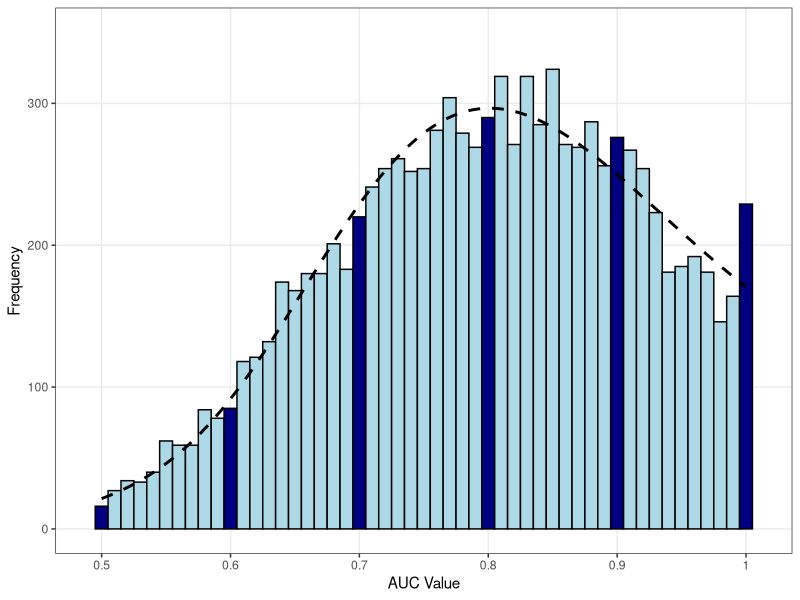
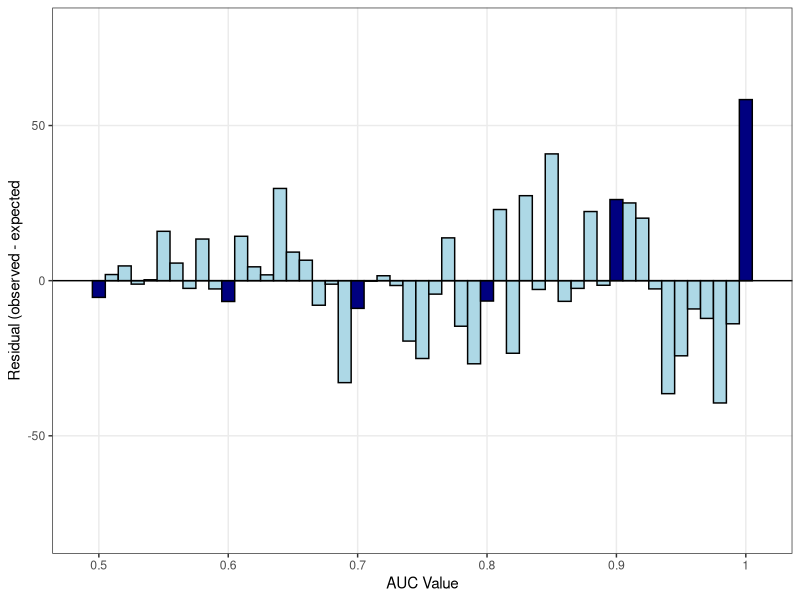
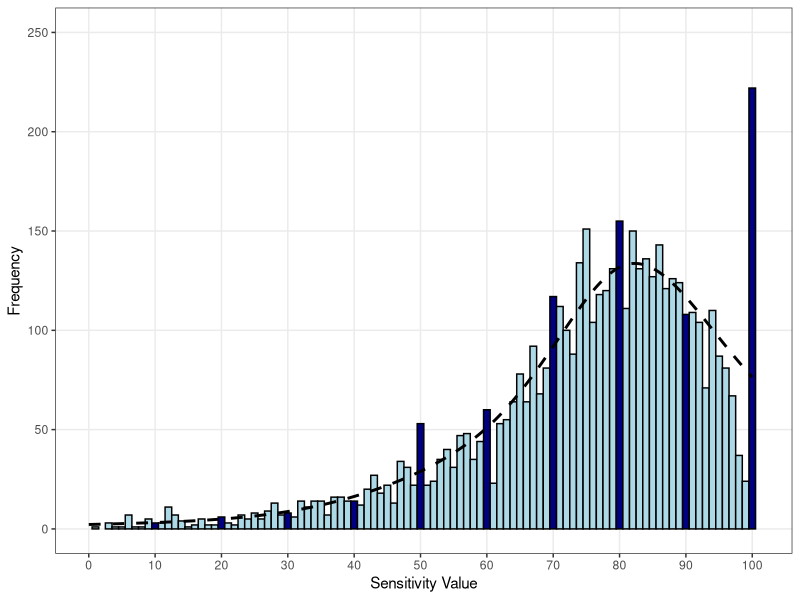
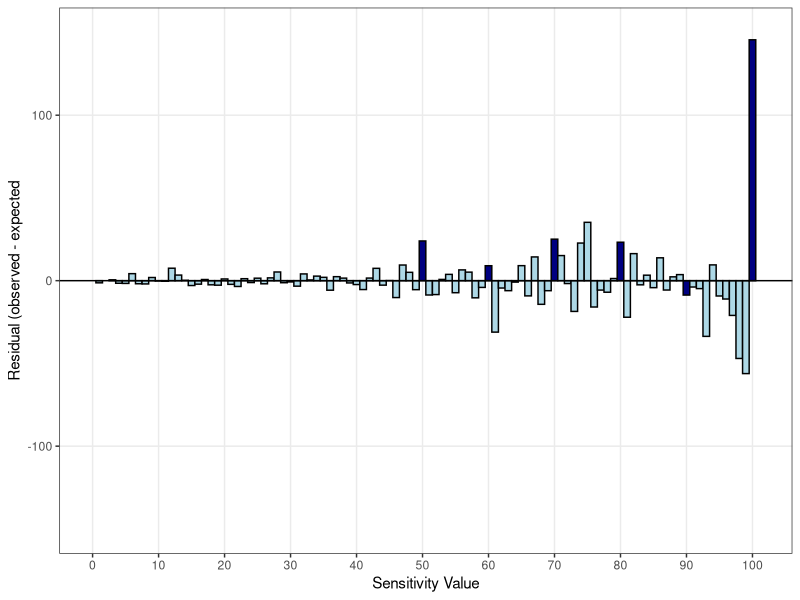
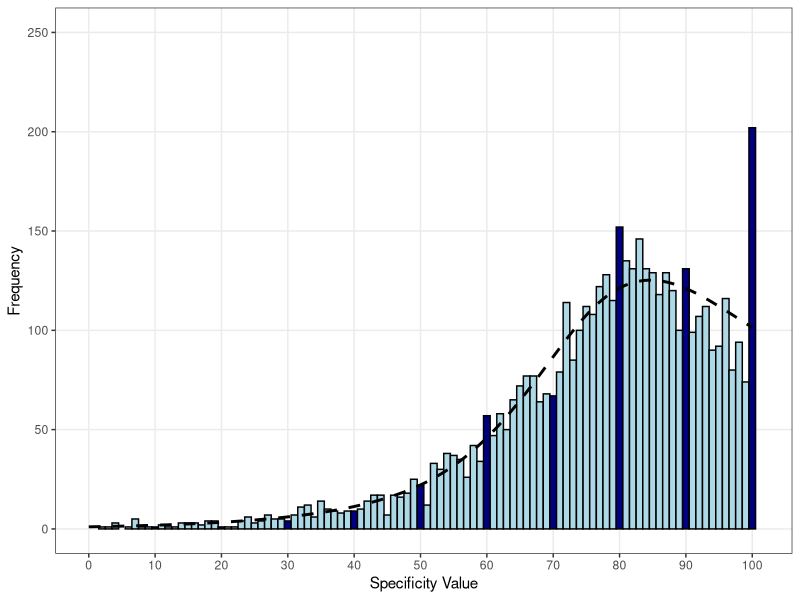
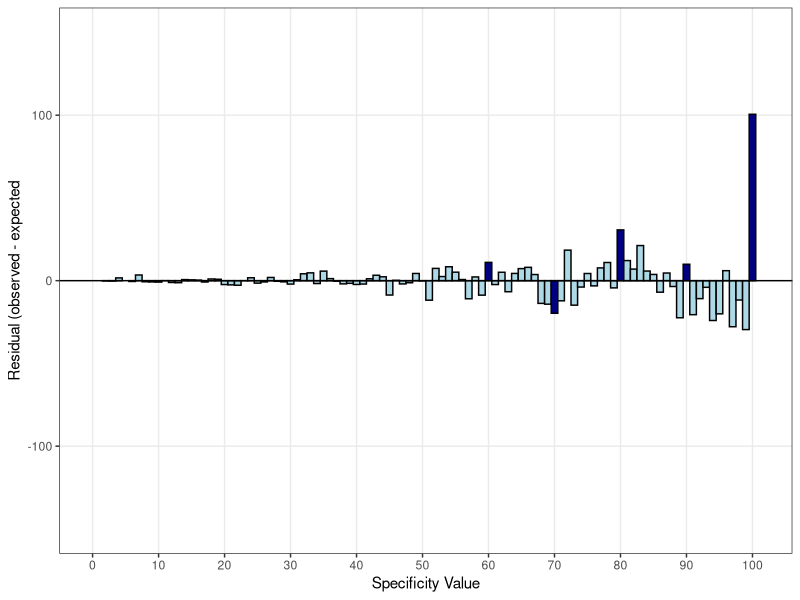
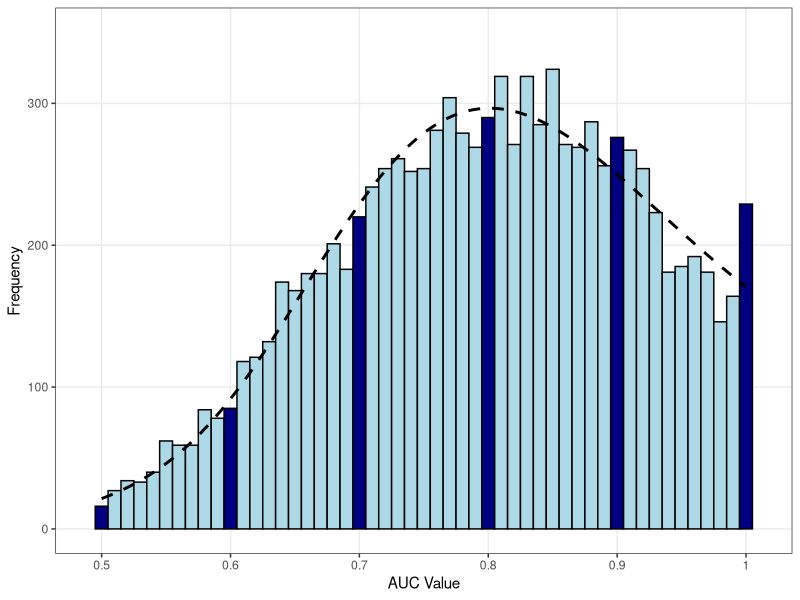
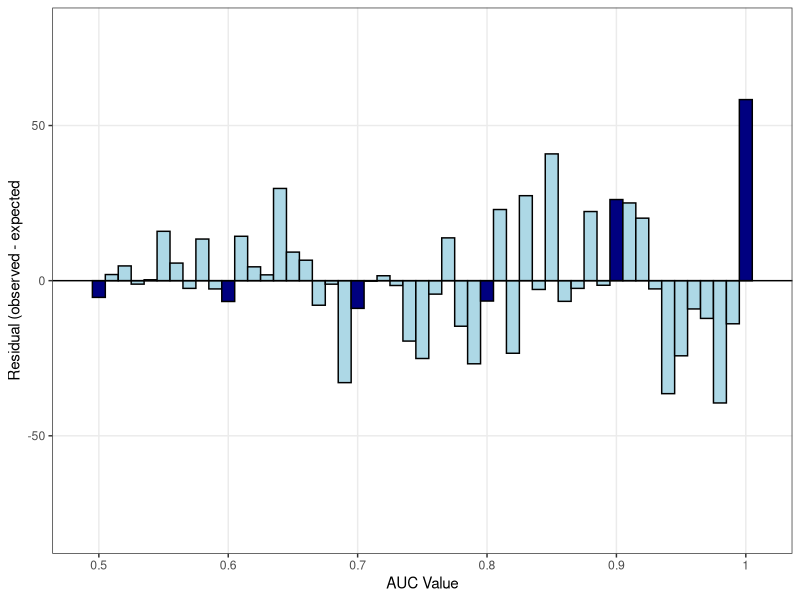

Write R code to recreate these figures, in order.
# 10_analysis.R

# libraries
library(tidyverse)
library(splines)
library(patchwork)

# import the cleaned data from 09_claude_validate.R
plot_data <- read.csv(file = "02_data/plot_data.csv")


# get summary data
# number of articles
length(unique(plot_data$doi))

# number of auc values
plot_data %>% 
  filter(auc != "NA") %>% 
  nrow()

# number of articles that reported a sensitivity value
plot_data %>% filter(sens != "NA") %>% 
  distinct(doi)
# number of sensitivity values
plot_data %>% filter(sens != "NA") %>% nrow()

# number of articles that reported a specificity value
plot_data %>% filter(spec != "NA") %>% 
  distinct(doi)
# number of sensitivity values
plot_data %>% filter(spec != "NA") %>% nrow()


# check if any AUC values were outside of the confidence intervales
auc_ci_check <- plot_data %>% filter(!is.na(auc_ci_low) & !is.na(auc_ci_upper)) %>% 
  mutate(ci_check = auc < auc_ci_upper & auc > auc_ci_low)

# see how many articles reported both lower and upper CI intervals
length(unique(auc_ci_check$doi))

# see how many auc values see how many auc val# see how many auc values were outside of the confidence intervals
table(auc_ci_check$ci_check)




# AUC in single units
auc_to_plot = mutate(plot_data, 
                 auc = as.numeric(auc),
                 auc_cut = cut(auc, breaks = seq(0,1,0.01)),
                 num = as.numeric(auc_cut)) %>%
  group_by(auc_cut, num) %>%
  tally() %>%
  ungroup()


# Fit the three models
fit2 <- glm(n ~ ns(num, df = 2), data = auc_to_plot, family = poisson)
fit3 <- glm(n ~ ns(num, df = 3), data = auc_to_plot, family = poisson)
fit4 <- glm(n ~ ns(num, df = 4), data = auc_to_plot, family = poisson)

# Build a prediction grid
pred_grid <- data.frame(num = seq(50, 100, length.out = 200))
pred_grid$df2 <- predict(fit2, newdata = pred_grid, type = "response")
pred_grid$df3 <- predict(fit3, newdata = pred_grid, type = "response")
pred_grid$df4 <- predict(fit4, newdata = pred_grid, type = "response")

# check the fit of the three splines
round(AIC(fit2, fit3, fit4), digits = 1)

# Reshape to long format so we get a legend
pred_long <- pivot_longer(pred_grid, cols = c(df2, df3, df4),
                          names_to = "df", values_to = "fit")

# make the auc distribution plot
auc_plot <- ggplot(data = auc_to_plot, aes(x = num, y = n)) +
  geom_bar(aes(fill = num %in% c(50, 60, 70, 80, 90, 100)),
           stat = 'identity', width = 1, colour = "black") +
  scale_fill_manual(values = c("TRUE" = "navy", "FALSE" = "lightblue"), guide = "none") +
  geom_line(data = pred_grid, aes(x = num, y = df4), linewidth = 1, linetype = "dashed") +
  xlab('AUC Value') +
  ylab('Frequency') +
  scale_x_continuous(limits = c(49, 101),
                     breaks = c(50, 60, 70, 80, 90, 100),
                     labels = c(0.5, 0.6, 0.7, 0.8, 0.9, 1.0)) +
  scale_y_continuous(limits = c(0, 350))+
  theme_bw() +
  theme(panel.grid.minor = element_blank())


# check the plot
auc_plot

# save the plot
ggsave(plot = auc_plot,
       width = 12,
       height = 10,
       dpi = 500,
       filename = "03_figures/auc_distribution.jpg")



# calculate and plot the residuals
# Get residuals - several types available
auc_res_to_plot <- auc_to_plot %>%
  mutate(
    fitted = predict(fit4, newdata = ., type = "response"),
    resid_raw = n - fitted)

# Bar plot of residuals
resid_plot <- ggplot(auc_res_to_plot, aes(x = num, y = resid_raw)) +
  geom_bar(aes(fill = num %in% c(50, 60, 70, 80, 90, 100)),
           stat = "identity", width = 1, colour = "black") +
  scale_fill_manual(values = c("TRUE" = "navy", "FALSE" = "lightblue"), guide = "none") +
  geom_hline(yintercept = 0, linewidth = 0.5) +
  xlab("AUC Value") +
  ylab("Residual (observed - expected") +
  scale_x_continuous(limits = c(49, 101),
                     breaks = c(50, 60, 70, 80, 90, 100),
                     labels = c(0.5, 0.6, 0.7, 0.8, 0.9, 1.0)) +
  scale_y_continuous(limits = c(-80, 80)) +
  theme_bw() +
  theme(panel.grid.minor = element_blank())

# check the plot
resid_plot

# save the plot
ggsave(plot = resid_plot,
       width = 12,
       height = 10,
       dpi = 500,
       filename = "03_figures/auc_residuals.jpg")










# now for the data that is here plot the sensitivity in a distribution
# sens in single units
sens_to_plot = mutate(plot_data, 
                     sens = as.numeric(sens),
                     sens_cut = cut(sens, breaks = seq(0,100,1)),
                     num = as.numeric(sens_cut)) %>%
  group_by(sens_cut, num) %>%
  tally() %>%
  ungroup()


# Fit the three models
sens_fit2 <- glm(n ~ ns(num, df = 2), data = sens_to_plot, family = poisson)
sens_fit3 <- glm(n ~ ns(num, df = 3), data = sens_to_plot, family = poisson)
sens_fit4 <- glm(n ~ ns(num, df = 4), data = sens_to_plot, family = poisson)
sens_fit5 <- glm(n ~ ns(num, df = 5), data = sens_to_plot, family = poisson)
sens_fit6 <- glm(n ~ ns(num, df = 6), data = sens_to_plot, family = poisson)

# Build a prediction grid
sens_pred_grid <- data.frame(num = seq(0, 100, length.out = 200))
sens_pred_grid$df2 <- predict(sens_fit2, newdata = sens_pred_grid, type = "response")
sens_pred_grid$df3 <- predict(sens_fit3, newdata = sens_pred_grid, type = "response")
sens_pred_grid$df4 <- predict(sens_fit4, newdata = sens_pred_grid, type = "response")
sens_pred_grid$df5 <- predict(sens_fit5, newdata = sens_pred_grid, type = "response")
sens_pred_grid$df6 <- predict(sens_fit6, newdata = sens_pred_grid, type = "response")

# check AIC 
round(AIC(sens_fit2, sens_fit3, sens_fit4, sens_fit5, sens_fit6), digits = 1) # df4 is best fit


# Reshape to long format so we get a legend
sens_pred_long <- pivot_longer(sens_pred_grid, cols = c(df2, df3, df4),
                          names_to = "df", values_to = "fit")

# create the distribution for the sensitivity
sens_plot <- ggplot(data = sens_to_plot, aes(x = num, y = n)) +
  geom_bar(aes(fill = num %in% c(0, 10, 20, 30, 40, 50, 60, 70, 80, 90, 100)),
           stat = 'identity', width = 1, colour = "black") +
  scale_fill_manual(values = c("TRUE" = "navy", "FALSE" = "lightblue"), guide = "none") +
  geom_line(data = sens_pred_grid, aes(x = num, y = df5), linewidth = 1, linetype = "dashed") +
  xlab('Sensitivity Value') +
  ylab('Frequency') +
  scale_x_continuous(limits = c(0, 101),
                     breaks = c(0, 10, 20, 30, 40, 50, 60, 70, 80, 90, 100),
                     labels = c(0, 10, 20, 30, 40, 50, 60, 70, 80, 90, 100)) +
  scale_y_continuous(limits = c(0, 250)) +
  theme_bw() +
  theme(panel.grid.minor = element_blank())

# check the plot
sens_plot

# save the plot
ggsave(plot = sens_plot,
       width = 12,
       height = 10,
       dpi = 500,
       filename = "03_figures/sens_distribution.jpg")




# calculate and plot the residuals
# Get residuals - several types available
sens_res_to_plot <- sens_to_plot %>%
  mutate(
    fitted = predict(sens_fit5, newdata = ., type = "response"),
    resid_raw = n - fitted)

# Bar plot of residuals
sens_resid_plot <- ggplot(sens_res_to_plot, aes(x = num, y = resid_raw)) +
  geom_bar(aes(fill = num %in% c(50, 60, 70, 80, 90, 100)),
           stat = "identity", width = 1, colour = "black") +
  scale_fill_manual(values = c("TRUE" = "navy", "FALSE" = "lightblue"), guide = "none") +
  geom_hline(yintercept = 0, linewidth = 0.5) +
  xlab("Sensitivity Value") +
  ylab("Residual (observed - expected") +
  scale_x_continuous(limits = c(0, 101),
                     breaks = c(0, 10, 20, 30, 40, 50, 60, 70, 80, 90, 100),
                     labels = c(0, 10, 20, 30, 40, 50, 60, 70, 80, 90, 100)) +
  scale_y_continuous(limits = c(-150, 150)) +
  theme_bw() +
  theme(panel.grid.minor = element_blank())

# check the plot
sens_resid_plot

# save the plot
ggsave(plot = sens_resid_plot,
       width = 12,
       height = 10,
       dpi = 500,
       filename = "03_figures/sens_residuals.jpg")










# now for the data that is here plot the specifciity in a distribution
# spec in single units
spec_to_plot = mutate(plot_data, 
                      spec = as.numeric(spec),
                      spec_cut = cut(spec, breaks = seq(0,100,1)),
                      num = as.numeric(spec_cut)) %>%
  group_by(spec_cut, num) %>%
  tally() %>%
  ungroup()


# Fit the three models
spec_fit2 <- glm(n ~ ns(num, df = 2), data = spec_to_plot, family = poisson)
spec_fit3 <- glm(n ~ ns(num, df = 3), data = spec_to_plot, family = poisson)
spec_fit4 <- glm(n ~ ns(num, df = 4), data = spec_to_plot, family = poisson)
spec_fit5 <- glm(n ~ ns(num, df = 5), data = spec_to_plot, family = poisson)
spec_fit6 <- glm(n ~ ns(num, df = 6), data = spec_to_plot, family = poisson)

# Build a prediction grid
spec_pred_grid <- data.frame(num = seq(0, 100, length.out = 200))
spec_pred_grid$df2 <- predict(spec_fit2, newdata = spec_pred_grid, type = "response")
spec_pred_grid$df3 <- predict(spec_fit3, newdata = spec_pred_grid, type = "response")
spec_pred_grid$df4 <- predict(spec_fit4, newdata = spec_pred_grid, type = "response")
spec_pred_grid$df5 <- predict(spec_fit5, newdata = spec_pred_grid, type = "response")
spec_pred_grid$df6 <- predict(spec_fit6, newdata = spec_pred_grid, type = "response")

# check AIC 
round(AIC(spec_fit2, spec_fit3, spec_fit4, spec_fit5, spec_fit6), digits = 1) # df4 is best fit


# Reshape to long format so we get a legend
spec_pred_long <- pivot_longer(spec_pred_grid, cols = c(df2, df3, df4),
                               names_to = "df", values_to = "fit")

# create the distribution for the specitivity
spec_plot <- ggplot(data = spec_to_plot, aes(x = num, y = n)) +
  geom_bar(aes(fill = num %in% c(0, 10, 20, 30, 40, 50, 60, 70, 80, 90, 100)),
           stat = 'identity', width = 1, colour = "black") +
  scale_fill_manual(values = c("TRUE" = "navy", "FALSE" = "lightblue"), guide = "none") +
  geom_line(data = spec_pred_grid, aes(x = num, y = df4), linewidth = 1, linetype = "dashed") +
  xlab('Specificity Value') +
  ylab('Frequency') +
  scale_x_continuous(limits = c(0, 101),
                     breaks = c(0, 10, 20, 30, 40, 50, 60, 70, 80, 90, 100)) +
  scale_y_continuous(limits = c(0, 250)) +
  theme_bw() +
  theme(panel.grid.minor = element_blank())

# check the plot
spec_plot

# save the plot
ggsave(plot = spec_plot,
       width = 12,
       height = 10,
       dpi = 500,
       filename = "03_figures/spec_distribution.jpg")



# calculate and plot the residuals
# Get residuals - several types available
spec_res_to_plot <- spec_to_plot %>%
  mutate(
    fitted = predict(spec_fit4, newdata = ., type = "response"),
    resid_raw = n - fitted)

# Bar plot of residuals
spec_resid_plot <- ggplot(spec_res_to_plot, aes(x = num, y = resid_raw)) +
  geom_bar(aes(fill = num %in% c(50, 60, 70, 80, 90, 100)),
           stat = "identity", width = 1, colour = "black") +
  scale_fill_manual(values = c("TRUE" = "navy", "FALSE" = "lightblue"), guide = "none") +
  geom_hline(yintercept = 0, linewidth = 0.5) +
  xlab("Specificity Value") +
  ylab("Residual (observed - expected") +
  scale_x_continuous(limits = c(0, 101),
                     breaks = c(0, 10, 20, 30, 40, 50, 60, 70, 80, 90, 100),
                     labels = c(0, 10, 20, 30, 40, 50, 60, 70, 80, 90, 100)) +
  scale_y_continuous(limits = c(-150, 150)) +
  theme_bw() +
  theme(panel.grid.minor = element_blank())

# check the plot
spec_resid_plot

# save the plot
ggsave(plot = spec_resid_plot,
       width = 12,
       height = 10,
       dpi = 500,
       filename = "03_figures/spec_residuals.jpg")




# combine the plots for values into three seperate plots

auc_final <- (auc_plot + labs(tag = "A")) / (resid_plot + labs(tag = "B"))
sens_final <- (sens_plot + labs(tag = "A")) / (sens_resid_plot + labs(tag = "B"))
spec_final <- (spec_plot + labs(tag = "A")) / (spec_resid_plot + labs(tag = "B"))

ggsave(auc_final, file = "03_figures/auc_final.jpg",
       width = 8,
       height = 10,
       dpi = 500)

ggsave(sens_final, file = "03_figures/sens_final.jpg",
       width = 8,
       height = 10,
       dpi = 500)

ggsave(sens_final, file = "03_figures/spec_final.jpg",
       width = 8,
       height = 10,
       dpi = 500)



# get the mean sensitivity and specificity values
mean(na.omit(plot_data$sens))
mean(na.omit(plot_data$spec))
